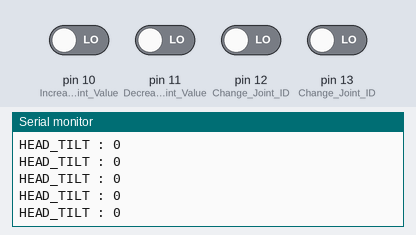
Recording of a sketch running on a simulated Arduino Uno, built with avr-gcc and run on an emulated ATmega328P. Parts: the last lines printed to the serial monitor. The test bench sets the inputs (shaded band); at power-on: pin 10 (Increase_Joint_Value), pin 11 (Decrease_Joint_Value), pin 12 (Change_Joint_ID), pin 13 (Change_Joint_ID) LOW.

Above: at 1.2 s.
1.3 s: pin 13 (Change_Joint_ID) driven HIGH
At 1.9 s:
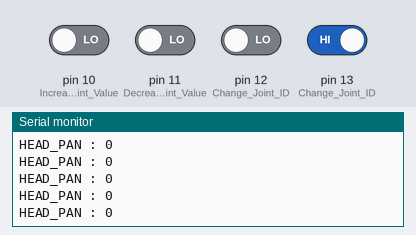
3.2 s: pin 10 (Increase_Joint_Value) driven HIGH
At 4.3 s:
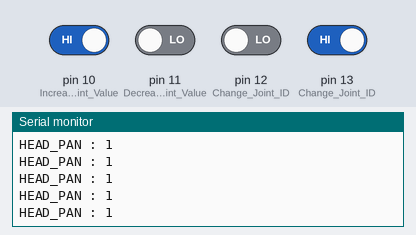

The sketch:

FKInterface.ino
```cpp
bool verPress, horPress;
int upState, downState;
int rightState, leftState;
int jointID;
int jointOffset;

void setup() {
  pinMode(10, INPUT); //Increase Joint Value
  pinMode(11, INPUT); //Decrease Joint Value
  pinMode(13, INPUT); //Change Joint ID (Upward)
  pinMode(12, INPUT); //Change Joint ID (Downward)
  verPress = false;
  horPress = false;
  jointID = 0;
  jointOffset = 0;
  Serial.begin(9600);
}

void loop() {
  upState = digitalRead(13);
  downState = digitalRead(12);
  rightState = digitalRead(10);
  leftState = digitalRead(11);

  if(upState == HIGH && !verPress) {
    verPress = true;
    if (jointID < 4) {
      jointID += 1;
      jointOffset = 0;
    }
  } else if (downState == HIGH && !verPress) {
    verPress = true;
    if (jointID > 0) {
      jointID -= 1;
      jointOffset = 0;
    }
  } else if (upState == LOW && downState == LOW && verPress) {
    verPress = false;
  }

  if(rightState == HIGH && !horPress) {
    horPress = true;
    if(jointOffset < 72) {
      jointOffset += 1;
    }
  } else if (leftState == HIGH && !horPress) {
    horPress = true;
    if(jointOffset > 0) {
      jointOffset -= 1;
    }
  } else if (rightState == LOW && leftState == LOW && horPress) {
    horPress = false;
  }

  switch(jointID) {
    case 0 :
      Serial.print("HEAD_TILT : ");
      break;
    case 1 :
      Serial.print("HEAD_PAN : ");
      break;
    case 2 :
      Serial.print("HIP_YAW : ");
      break;
    case 3 :
      Serial.print("HIP_ROLL : ");
      break;
    case 4 :
      Serial.print("HIP_PITCH : ");
      break;
  }

  Serial.println(jointOffset);
}
```

Measured:
- after the input at 1.3 s, the serial monitor: prints a new line after 0.07 s (image 1)
- after the input at 3.2 s, the serial monitor: prints a new line after 0.08 s (image 2)
